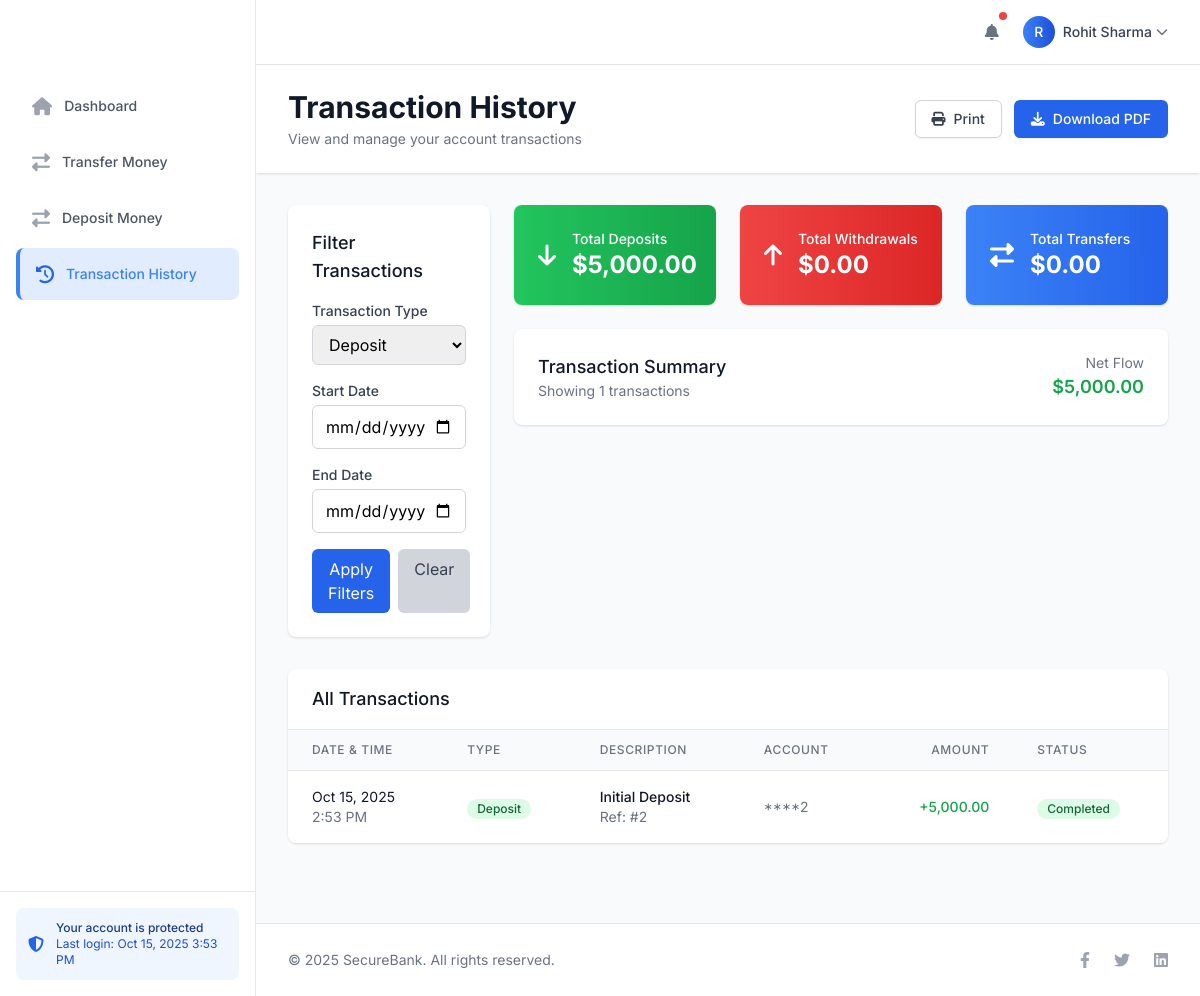
/transactions.php?type=deposit (signed in), run on the app's committed database.
### tables this page shows
CREATE TABLE IF NOT EXISTS transactions (
  id INT AUTO_INCREMENT PRIMARY KEY,
  account_no INT NOT NULL,
  type ENUM('deposit', 'withdraw', 'transfer') NOT NULL,
  amount DECIMAL(10,2) NOT NULL,
  date TIMESTAMP DEFAULT CURRENT_TIMESTAMP,
  remark VARCHAR(255),
  FOREIGN KEY (account_no) REFERENCES accounts(account_no)
    ON DELETE CASCADE
    ON UPDATE CASCADE
);

CREATE TABLE IF NOT EXISTS accounts (
  account_no INT AUTO_INCREMENT PRIMARY KEY,
  user_id INT NOT NULL,
  balance DECIMAL(10,2) DEFAULT 0.00,
  FOREIGN KEY (user_id) REFERENCES users(id)
    ON DELETE CASCADE
    ON UPDATE CASCADE
);

### public/transactions.php (the view, shortened to what the rows shown need)
<?php
include('../config/db.php');
$user_id = $_SESSION['user_id'];
$filter_type = $_GET['type'] ?? '';
$query = "
    SELECT t.*, a.account_no
    FROM transactions t
    JOIN accounts a ON t.account_no = a.account_no
    WHERE a.user_id = ?
";
$params = [$user_id];
$param_types = "i";
if (!empty($filter_type)) {
    $query .= " AND t.type = ?";
    $params[] = $filter_type;
    $param_types .= "s";
}
$query .= " ORDER BY t.date DESC";
$stmt = $conn->prepare($query);
if (!empty($params)) {
    $stmt->bind_param($param_types, ...$params);
}
$stmt->execute();
$result = $stmt->get_result();
$transactions = $result->fetch_all(MYSQLI_ASSOC);
?>
<!DOCTYPE html>
<html lang="en">
<head>
    <script src="https://cdn.tailwindcss.com"></script>
    <link rel="stylesheet" href="https://cdnjs.cloudflare.com/ajax/libs/font-awesome/6.4.0/css/all.min.css">
</head>
<body class="bg-gray-50">
    <div class="flex">
        <div class="md:pl-64 flex flex-col flex-1">
            <main class="flex-1 pb-8">
                <div class="bg-white shadow">
                    <div class="px-4 sm:px-6 lg:px-8">
                        <div class="py-6">
                            <div class="flex flex-col md:flex-row md:items-center md:justify-between">
                                <div class="flex-1 min-w-0">
                                    <h1 class="text-2xl font-bold leading-7 text-gray-900 sm:text-3xl sm:truncate">
                                        Transaction History
                                    </h1>
                                </div>
                            </div>
                        </div>
                    </div>
                </div>
                <div class="mt-8 px-4 sm:px-6 lg:px-8">
                    <div class="bg-white shadow rounded-lg overflow-hidden fade-in">
                        <div class="overflow-x-auto">
                            <table class="min-w-full divide-y divide-gray-200 print-table">
                                <thead class="bg-gray-50">
                                    <tr>
                                        <th scope="col" class="px-6 py-3 text-left text-xs font-medium text-gray-500 uppercase tracking-wider">Date & Time</th>
                                        <th scope="col" class="px-6 py-3 text-left text-xs font-medium text-gray-500 uppercase tracking-wider">Type</th>
                                        <th scope="col" class="px-6 py-3 text-left text-xs font-medium text-gray-500 uppercase tracking-wider">Description</th>
                                        <th scope="col" class="px-6 py-3 text-left text-xs font-medium text-gray-500 uppercase tracking-wider">Account</th>
                                        <th scope="col" class="px-6 py-3 text-right text-xs font-medium text-gray-500 uppercase tracking-wider">Amount</th>
                                        <th scope="col" class="px-6 py-3 text-left text-xs font-medium text-gray-500 uppercase tracking-wider no-print">Status</th>
                                    </tr>
                                </thead>
                                <tbody class="bg-white divide-y divide-gray-200">
                                    <?php if (empty($transactions)): ?>
                                        <tr>
                                            <td colspan="6" class="px-6 py-8 text-center">
                                                <i class="fas fa-exchange-alt text-4xl text-gray-300 mb-3"></i>
                                                <p class="text-gray-500 text-lg">No transactions found</p>
                                                <p class="text-gray-400 mt-1">Your transactions will appear here</p>
                                            </td>
                                        </tr>
                                    <?php else: ?>
                                        <?php foreach ($transactions as $transaction): ?>
                                        <tr class="transaction-row">
                                            <td class="px-6 py-4 whitespace-nowrap">
                                                <div class="text-sm text-gray-900"><?= date('M j, Y', strtotime($transaction['date'])) ?></div>
                                                <div class="text-sm text-gray-500"><?= date('g:i A', strtotime($transaction['date'])) ?></div>
                                            </td>
                                            <td class="px-6 py-4 whitespace-nowrap">
                                                <span class="inline-flex items-center px-2.5 py-0.5 rounded-full text-xs font-medium
                                                    <?= $transaction['type'] == 'deposit' ? 'bg-green-100 text-green-800' :
                                                       ($transaction['type'] == 'withdraw' ? 'bg-red-100 text-red-800' : 'bg-blue-100 text-blue-800') ?>">
                                                    <?= ucfirst($transaction['type']) ?>
                                                </span>
                                            </td>
                                            <td class="px-6 py-4">
                                                <div class="text-sm font-medium text-gray-900"><?= $transaction['remark'] ?: 'Transaction' ?></div>
                                                <div class="text-sm text-gray-500">Ref: #<?= $transaction['id'] ?></div>
                                            </td>
                                            <td class="px-6 py-4 whitespace-nowrap text-sm text-gray-500">
                                                ****<?= substr($transaction['account_no'], -4) ?>
                                            </td>
                                            <td class="px-6 py-4 whitespace-nowrap text-sm text-right font-medium
                                                <?= $transaction['type'] == 'deposit' ? 'text-green-600' : 'text-red-600' ?>">
                                                <?= $transaction['type'] == 'deposit' ? '+' : '-' ?><?= number_format($transaction['amount'], 2) ?>
                                            </td>
                                            <td class="px-6 py-4 whitespace-nowrap no-print">
                                                <span class="inline-flex items-center px-2.5 py-0.5 rounded-full text-xs font-medium bg-green-100 text-green-800">
                                                    Completed
                                                </span>
                                            </td>
                                        </tr>
                                        <?php endforeach; ?>
                                    <?php endif; ?>
                                </tbody>
                            </table>
                        </div>
                    </div>
                </div>
            </main>
        </div>
    </div>
</body>
</html>

### data on the page
transactions: date "Oct 15, 2025", date "2:53 PM", type "Deposit", remark "Initial Deposit", id "2", account_no.account_no "2", amount "5,000.00"

### other printed values
substr($name, 0, 1) "R"
$name "Rohit Sharma"
$total_deposits "5,000.00"
$total_withdrawals "0.00"
$total_transfers "0.00"
count($transactions) "1"
$total_deposits - $total_withdrawals - $total_transfers "5,000.00"
